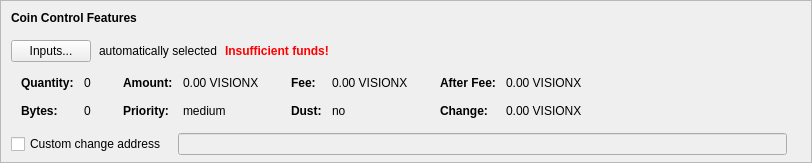
    <widget class="QFrame" name="frameCoinControl">
     <property name="sizePolicy">
      <sizepolicy hsizetype="Expanding" vsizetype="Expanding">
       <horstretch>0</horstretch>
       <verstretch>0</verstretch>
      </sizepolicy>
     </property>
     <property name="maximumSize">
      <size>
       <width>16777215</width>
       <height>16777215</height>
      </size>
     </property>
     <property name="frameShape">
      <enum>QFrame::StyledPanel</enum>
     </property>
     <property name="frameShadow">
      <enum>QFrame::Sunken</enum>
     </property>
     <layout class="QVBoxLayout" name="verticalLayoutCoinControl2">
      <property name="spacing">
       <number>0</number>
      </property>
      <property name="leftMargin">
       <number>0</number>
      </property>
      <property name="topMargin">
       <number>0</number>
      </property>
      <property name="rightMargin">
       <number>0</number>
      </property>
      <property name="bottomMargin">
       <number>6</number>
      </property>
      <item>
       <layout class="QVBoxLayout" name="verticalLayoutCoinControl" stretch="0,0,0,0,1">
        <property name="spacing">
         <number>0</number>
        </property>
        <property name="leftMargin">
         <number>10</number>
        </property>
        <property name="topMargin">
         <number>10</number>
        </property>
        <item>
         <layout class="QHBoxLayout" name="horizontalLayoutCoinControl1">
          <property name="bottomMargin">
           <number>15</number>
          </property>
          <item>
           <widget class="QLabel" name="labelCoinControlFeatures">
            <property name="sizePolicy">
             <sizepolicy hsizetype="Preferred" vsizetype="Maximum">
              <horstretch>0</horstretch>
              <verstretch>0</verstretch>
             </sizepolicy>
            </property>
            <property name="font">
             <font>
              <weight>75</weight>
              <bold>true</bold>
             </font>
            </property>
            <property name="styleSheet">
             <string notr="true">font-weight:bold;</string>
            </property>
            <property name="text">
             <string>Coin Control Features</string>
            </property>
           </widget>
          </item>
         </layout>
        </item>
        <item>
         <layout class="QHBoxLayout" name="horizontalLayoutCoinControl2" stretch="0,0,0,0">
          <property name="spacing">
           <number>8</number>
          </property>
          <property name="bottomMargin">
           <number>10</number>
          </property>
          <item>
           <widget class="QPushButton" name="pushButtonCoinControl">
            <property name="styleSheet">
             <string notr="true"/>
            </property>
            <property name="text">
             <string>Inputs...</string>
            </property>
            <property name="autoDefault">
             <bool>false</bool>
            </property>
           </widget>
          </item>
          <item>
           <widget class="QLabel" name="labelCoinControlAutomaticallySelected">
            <property name="text">
             <string>automatically selected</string>
            </property>
            <property name="margin">
             <number>5</number>
            </property>
           </widget>
          </item>
          <item>
           <widget class="QLabel" name="labelCoinControlInsuffFunds">
            <property name="font">
             <font>
              <weight>75</weight>
              <bold>true</bold>
             </font>
            </property>
            <property name="styleSheet">
             <string notr="true">color:red;font-weight:bold;</string>
            </property>
            <property name="text">
             <string>Insufficient funds!</string>
            </property>
            <property name="margin">
             <number>5</number>
            </property>
           </widget>
          </item>
          <item>
           <spacer name="horizontalSpacerCoinControl">
            <property name="orientation">
             <enum>Qt::Horizontal</enum>
            </property>
            <property name="sizeHint" stdset="0">
             <size>
              <width>40</width>
              <height>1</height>
             </size>
            </property>
           </spacer>
          </item>
         </layout>
        </item>
        <item>
         <widget class="QWidget" name="widgetCoinControl" native="true">
          <property name="sizePolicy">
           <sizepolicy hsizetype="Preferred" vsizetype="Preferred">
            <horstretch>0</horstretch>
            <verstretch>0</verstretch>
           </sizepolicy>
          </property>
          <property name="minimumSize">
           <size>
            <width>0</width>
            <height>0</height>
           </size>
          </property>
          <property name="styleSheet">
           <string notr="true"/>
          </property>
          <layout class="QHBoxLayout" name="horizontalLayoutCoinControl5">
           <property name="leftMargin">
            <number>0</number>
           </property>
           <property name="topMargin">
            <number>0</number>
           </property>
           <property name="rightMargin">
            <number>0</number>
           </property>
           <property name="bottomMargin">
            <number>0</number>
           </property>
           <item>
            <layout class="QHBoxLayout" name="horizontalLayoutCoinControl3" stretch="0,0,0,1">
             <property name="spacing">
              <number>20</number>
             </property>
             <property name="topMargin">
              <number>0</number>
             </property>
             <property name="bottomMargin">
              <number>10</number>
             </property>
             <item>
              <layout class="QFormLayout" name="formLayoutCoinControl1">
               <property name="horizontalSpacing">
                <number>10</number>
               </property>
               <property name="verticalSpacing">
                <number>14</number>
               </property>
               <property name="leftMargin">
                <number>10</number>
               </property>
               <property name="topMargin">
                <number>4</number>
               </property>
               <property name="rightMargin">
                <number>6</number>
               </property>
               <item row="0" column="0">
                <widget class="QLabel" name="labelCoinControlQuantityText">
                 <property name="font">
                  <font>
                   <weight>75</weight>
                   <bold>true</bold>
                  </font>
                 </property>
                 <property name="text">
                  <string>Quantity:</string>
                 </property>
                 <property name="margin">
                  <number>0</number>
                 </property>
                </widget>
               </item>
               <item row="0" column="1">
                <widget class="QLabel" name="labelCoinControlQuantity">
                 <property name="cursor">
                  <cursorShape>IBeamCursor</cursorShape>
                 </property>
                 <property name="contextMenuPolicy">
                  <enum>Qt::ActionsContextMenu</enum>
                 </property>
                 <property name="text">
                  <string notr="true">0</string>
                 </property>
                 <property name="margin">
                  <number>0</number>
                 </property>
                 <property name="textInteractionFlags">
                  <set>Qt::LinksAccessibleByMouse|Qt::TextSelectableByKeyboard|Qt::TextSelectableByMouse</set>
                 </property>
                </widget>
               </item>
               <item row="1" column="0">
                <widget class="QLabel" name="labelCoinControlBytesText">
                 <property name="font">
                  <font>
                   <weight>75</weight>
                   <bold>true</bold>
                  </font>
                 </property>
                 <property name="text">
                  <string>Bytes:</string>
                 </property>
                </widget>
               </item>
               <item row="1" column="1">
                <widget class="QLabel" name="labelCoinControlBytes">
                 <property name="cursor">
                  <cursorShape>IBeamCursor</cursorShape>
                 </property>
                 <property name="contextMenuPolicy">
                  <enum>Qt::ActionsContextMenu</enum>
                 </property>
                 <property name="text">
                  <string notr="true">0</string>
                 </property>
                 <property name="textInteractionFlags">
                  <set>Qt::LinksAccessibleByMouse|Qt::TextSelectableByKeyboard|Qt::TextSelectableByMouse</set>
                 </property>
                </widget>
               </item>
              </layout>
             </item>
             <item>
              <layout class="QFormLayout" name="formLayoutCoinControl2">
               <property name="horizontalSpacing">
                <number>10</number>
               </property>
               <property name="verticalSpacing">
                <number>14</number>
               </property>
               <property name="leftMargin">
                <number>6</number>
               </property>
               <property name="topMargin">
                <number>4</number>
               </property>
               <property name="rightMargin">
                <number>6</number>
               </property>
               <item row="0" column="0">
                <widget class="QLabel" name="labelCoinControlAmountText">
                 <property name="font">
                  <font>
                   <weight>75</weight>
                   <bold>true</bold>
                  </font>
                 </property>
                 <property name="text">
                  <string>Amount:</string>
                 </property>
                 <property name="margin">
                  <number>0</number>
                 </property>
                </widget>
               </item>
               <item row="0" column="1">
                <widget class="QLabel" name="labelCoinControlAmount">
                 <property name="cursor">
                  <cursorShape>IBeamCursor</cursorShape>
                 </property>
                 <property name="contextMenuPolicy">
                  <enum>Qt::ActionsContextMenu</enum>
                 </property>
                 <property name="text">
                  <string notr="true">0.00 VISIONX</string>
                 </property>
                 <property name="textInteractionFlags">
                  <set>Qt::LinksAccessibleByMouse|Qt::TextSelectableByKeyboard|Qt::TextSelectableByMouse</set>
                 </property>
                </widget>
               </item>
               <item row="1" column="0">
                <widget class="QLabel" name="labelCoinControlPriorityText">
                 <property name="font">
                  <font>
                   <weight>75</weight>
                   <bold>true</bold>
                  </font>
                 </property>
                 <property name="text">
                  <string>Priority:</string>
                 </property>
                </widget>
               </item>
               <item row="1" column="1">
                <widget class="QLabel" name="labelCoinControlPriority">
                 <property name="cursor">
                  <cursorShape>IBeamCursor</cursorShape>
                 </property>
                 <property name="contextMenuPolicy">
                  <enum>Qt::ActionsContextMenu</enum>
                 </property>
                 <property name="text">
                  <string>medium</string>
                 </property>
                 <property name="textInteractionFlags">
                  <set>Qt::LinksAccessibleByMouse|Qt::TextSelectableByKeyboard|Qt::TextSelectableByMouse</set>
                 </property>
                </widget>
               </item>
              </layout>
             </item>
             <item>
              <layout class="QFormLayout" name="formLayoutCoinControl3">
               <property name="horizontalSpacing">
                <number>10</number>
               </property>
               <property name="verticalSpacing">
                <number>14</number>
               </property>
               <property name="leftMargin">
                <number>6</number>
               </property>
               <property name="topMargin">
                <number>4</number>
               </property>
               <property name="rightMargin">
                <number>6</number>
               </property>
               <item row="0" column="0">
                <widget class="QLabel" name="labelCoinControlFeeText">
                 <property name="font">
                  <font>
                   <weight>75</weight>
                   <bold>true</bold>
                  </font>
                 </property>
                 <property name="text">
                  <string>Fee:</string>
                 </property>
                 <property name="margin">
                  <number>0</number>
                 </property>
                </widget>
               </item>
               <item row="0" column="1">
                <widget class="QLabel" name="labelCoinControlFee">
                 <property name="cursor">
                  <cursorShape>IBeamCursor</cursorShape>
                 </property>
                 <property name="contextMenuPolicy">
                  <enum>Qt::ActionsContextMenu</enum>
                 </property>
                 <property name="text">
                  <string notr="true">0.00 VISIONX</string>
                 </property>
                 <property name="textInteractionFlags">
                  <set>Qt::LinksAccessibleByMouse|Qt::TextSelectableByKeyboard|Qt::TextSelectableByMouse</set>
                 </property>
                </widget>
               </item>
               <item row="1" column="0">
                <widget class="QLabel" name="labelCoinControlLowOutputText">
                 <property name="font">
                  <font>
                   <weight>75</weight>
                   <bold>true</bold>
                  </font>
                 </property>
                 <property name="text">
                  <string>Dust:</string>
                 </property>
                </widget>
               </item>
               <item row="1" column="1">
                <widget class="QLabel" name="labelCoinControlLowOutput">
                 <property name="cursor">
                  <cursorShape>IBeamCursor</cursorShape>
                 </property>
                 <property name="contextMenuPolicy">
                  <enum>Qt::ActionsContextMenu</enum>
                 </property>
                 <property name="text">
                  <string>no</string>
                 </property>
                 <property name="textInteractionFlags">
                  <set>Qt::LinksAccessibleByMouse|Qt::TextSelectableByKeyboard|Qt::TextSelectableByMouse</set>
                 </property>
                </widget>
               </item>
              </layout>
             </item>
             <item>
              <layout class="QFormLayout" name="formLayoutCoinControl4">
               <property name="horizontalSpacing">
                <number>10</number>
               </property>
               <property name="verticalSpacing">
                <number>14</number>
               </property>
               <property name="leftMargin">
                <number>6</number>
               </property>
               <property name="topMargin">
                <number>4</number>
               </property>
               <property name="rightMargin">
                <number>6</number>
               </property>
               <item row="0" column="0">
                <widget class="QLabel" name="labelCoinControlAfterFeeText">
                 <property name="font">
                  <font>
                   <weight>75</weight>
                   <bold>true</bold>
                  </font>
                 </property>
                 <property name="text">
                  <string>After Fee:</string>
                 </property>
                 <property name="margin">
                  <number>0</number>
                 </property>
                </widget>
               </item>
               <item row="0" column="1">
                <widget class="QLabel" name="labelCoinControlAfterFee">
                 <property name="cursor">
                  <cursorShape>IBeamCursor</cursorShape>
                 </property>
                 <property name="contextMenuPolicy">
                  <enum>Qt::ActionsContextMenu</enum>
                 </property>
                 <property name="text">
                  <string notr="true">0.00 VISIONX</string>
                 </property>
                 <property name="textInteractionFlags">
                  <set>Qt::LinksAccessibleByMouse|Qt::TextSelectableByKeyboard|Qt::TextSelectableByMouse</set>
                 </property>
                </widget>
               </item>
               <item row="1" column="0">
                <widget class="QLabel" name="labelCoinControlChangeText">
                 <property name="font">
                  <font>
                   <weight>75</weight>
                   <bold>true</bold>
                  </font>
                 </property>
                 <property name="text">
                  <string>Change:</string>
                 </property>
                </widget>
               </item>
               <item row="1" column="1">
                <widget class="QLabel" name="labelCoinControlChange">
                 <property name="cursor">
                  <cursorShape>IBeamCursor</cursorShape>
                 </property>
                 <property name="contextMenuPolicy">
                  <enum>Qt::ActionsContextMenu</enum>
                 </property>
                 <property name="text">
                  <string notr="true">0.00 VISIONX</string>
                 </property>
                 <property name="textInteractionFlags">
                  <set>Qt::LinksAccessibleByMouse|Qt::TextSelectableByKeyboard|Qt::TextSelectableByMouse</set>
                 </property>
                </widget>
               </item>
              </layout>
             </item>
            </layout>
           </item>
          </layout>
         </widget>
        </item>
        <item>
         <layout class="QHBoxLayout" name="horizontalLayoutCoinControl4" stretch="0,0,0">
          <property name="spacing">
           <number>12</number>
          </property>
          <property name="sizeConstraint">
           <enum>QLayout::SetDefaultConstraint</enum>
          </property>
          <property name="topMargin">
           <number>5</number>
          </property>
          <property name="rightMargin">
           <number>5</number>
          </property>
          <item>
           <widget class="QCheckBox" name="checkBoxCoinControlChange">
            <property name="toolTip">
             <string>If this is activated, but the change address is empty or invalid, change will be sent to a newly generated address.</string>
            </property>
            <property name="text">
             <string>Custom change address</string>
            </property>
           </widget>
          </item>
          <item>
           <widget class="QValidatedLineEdit" name="lineEditCoinControlChange">
            <property name="enabled">
             <bool>false</bool>
            </property>
            <property name="sizePolicy">
             <sizepolicy hsizetype="Expanding" vsizetype="Fixed">
              <horstretch>0</horstretch>
              <verstretch>0</verstretch>
             </sizepolicy>
            </property>
           </widget>
          </item>
          <item>
           <widget class="QLabel" name="labelCoinControlChangeLabel">
            <property name="sizePolicy">
             <sizepolicy hsizetype="Preferred" vsizetype="Expanding">
              <horstretch>0</horstretch>
              <verstretch>0</verstretch>
             </sizepolicy>
            </property>
            <property name="minimumSize">
             <size>
              <width>0</width>
              <height>0</height>
             </size>
            </property>
            <property name="text">
             <string/>
            </property>
            <property name="margin">
             <number>3</number>
            </property>
           </widget>
          </item>
         </layout>
        </item>
        <item>
         <spacer name="verticalSpacerCoinControl">
          <property name="orientation">
           <enum>Qt::Vertical</enum>
          </property>
          <property name="sizeHint" stdset="0">
           <size>
            <width>800</width>
            <height>1</height>
           </size>
          </property>
         </spacer>
        </item>
       </layout>
      </item>
     </layout>
    </widget>
